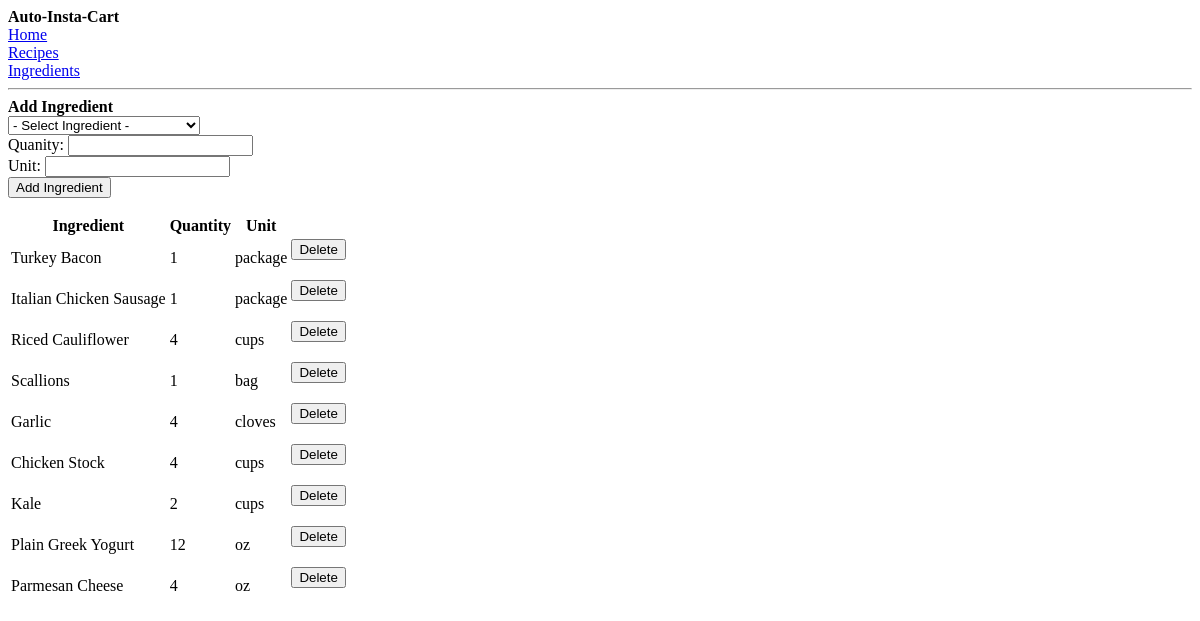
/recipe/id=6, run on an earlier commit of the app's database.
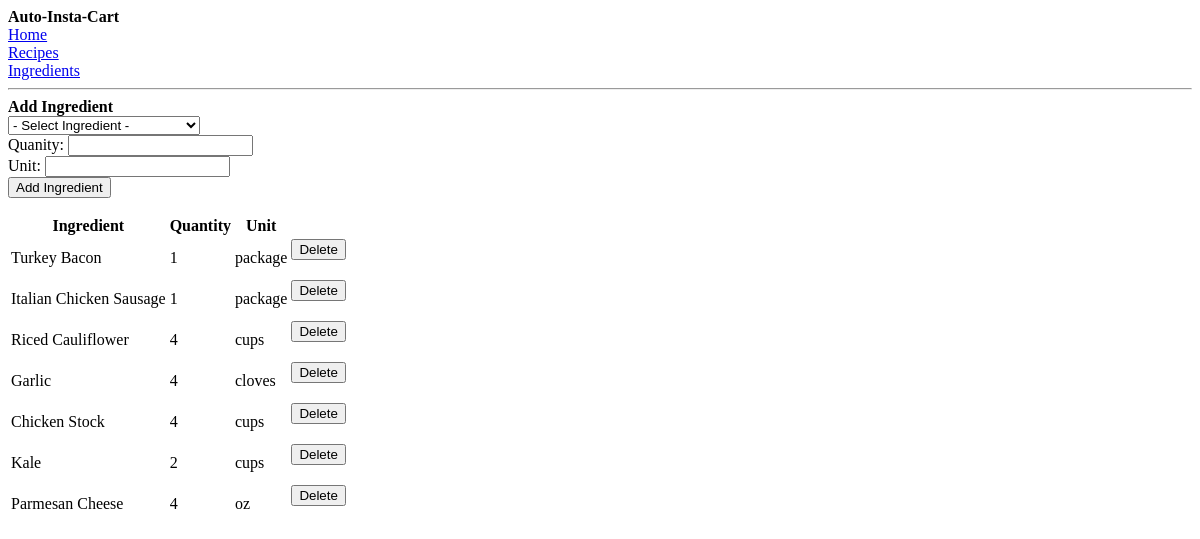
And on a later commit of the database.
### tables this page shows
CREATE TABLE recipe_items (
                                    id          integer  NOT NULL PRIMARY KEY,
                                    recipe      integer  NOT NULL,
                                    ingredient  integer  NOT NULL,
                                    quantity    integer,
                                    unit        text,
                                    FOREIGN KEY (recipe) references recipe (id),
                                    FOREIGN KEY (ingredient) references ingredients (id)
                                );

CREATE TABLE ingredients (
                                    id        integer  NOT NULL PRIMARY KEY,
                                    name      text     NOT NULL,
                                    search    text,
                                    quantity  integer,
                                    unit      text
                                );

### app/routes.py (the view)
@app.route( '/recipe/id=<id>', methods=[ 'GET', 'POST' ] )
def recipe_id( id ):
    delete = delete_form()
    delete.id.label = id
    form = add_to_recipe_form()
    form.select.choices = [ ( 0, '- Select Ingredient -' ) ] \
                        + Database().get_all_ingredient_names()
    if form.validate_on_submit():
        Database().add_recipe_item( id,
                                    int( form.data[ 'select' ] ),
                                    form.data[ 'quantity' ],
                                    form.data[ 'unit' ] )
        return redirect( '/recipe/id={}'.format( id ) )
    ingredients = Database().get_ingredients_for_recipe( id )
    title = Database().get_recipe_name( id )
    return render_template( 'recipe.html',
                            title=title,
                            ingredients=ingredients,
                            new_ingredient=form,
                            delete=delete )

### app/forms.py
class delete_form( FlaskForm ):
    submit = SubmitField( 'Delete' )
    id = HiddenField('hidden_id')

class add_to_recipe_form( FlaskForm ):
    select = SelectField( 'Ingredient' )
    quantity = IntegerField( 'Quantity', validators=[ DataRequired() ] )
    unit = StringField( 'Unit', validators=[ DataRequired() ] )
    submit = SubmitField( 'Add Ingredient' )

### app/routes.py (called while the page is built)
@app.context_processor
def override_url_for():
    return dict( url_for=dated_url_for )

def dated_url_for( endpoint, **values ):
    if endpoint == 'static':
        filename = values.get( 'filename', None )
        if filename:
            file_path = os.path.join( app.root_path, endpoint, filename )
            values['q'] = int( os.stat( file_path ).st_mtime )
    return url_for( endpoint, **values )

### lib/database.py (called while the page is built)
    def fetch( self, sql_str ):
        try:
            c = self.conn.cursor()
            c.execute( sql_str )
            return c.fetchall()
        except Error as e:
            print( e )

    def get_all_ingredient_names( self ):
        return self.fetch( 'SELECT id, name FROM ingredients' )

### app/templates/recipe.html (shortened to what this page needs)
{% extends "base.html" %}
{% block content %}
<b>Add Ingredient</b>
<form action="" method="post" novalidate >
    <div>{{ new_ingredient.select }}</div>
    <div>Quanity: {{ new_ingredient.quantity }}</div>
    <div>Unit: {{ new_ingredient.unit }}</div>
    <div>{{ new_ingredient.submit }}</div>
</form>
<table>
    <tr>
        <th>Ingredient</th>
        <th>Quantity</th>
        <th>Unit</th>
    </tr>
    {% for ingredient in ingredients %}
    <tr>
        <td>{{ ingredient.name }}</td>
        <td>{{ ingredient.quantity }}</td>
        <td>{{ ingredient.unit }}</td>
        <td>
            <form action="/delete_recipe_item/id={{ ingredient.id }}/recipe={{ delete.id.label }}"
                  method="post" novalidate >
                {{ delete.submit() }}
            </form>
        </td>
    </tr>
    {% endfor %}
</table>
{% endblock %}

What changed in the data, as far as the page shows it:
no longer on this page (row unchanged): recipe_items: name "Scallions", quantity "1", unit "bag"
removed recipe_items: name "Plain Greek Yogurt", quantity "12", unit "oz"
